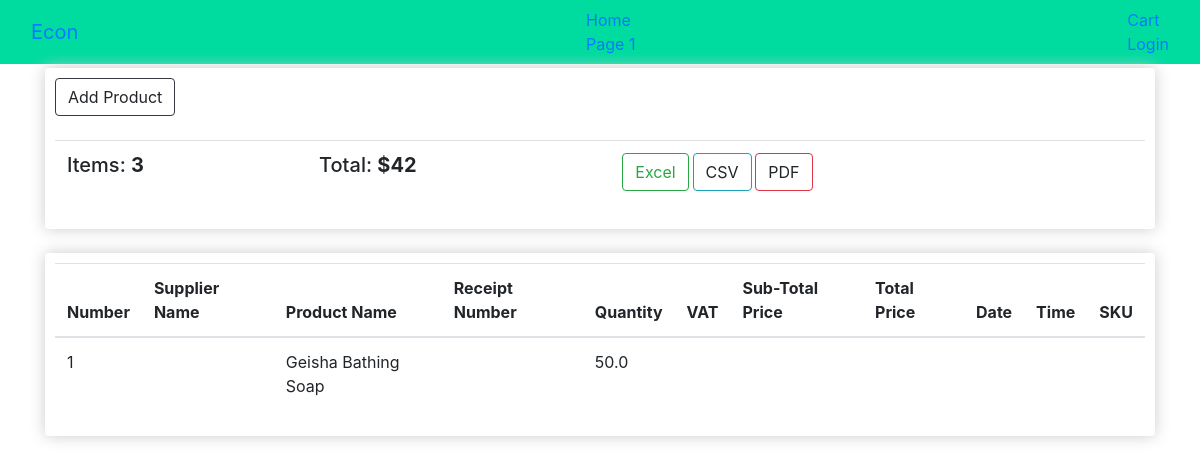
The app's page /supplier/, older data.
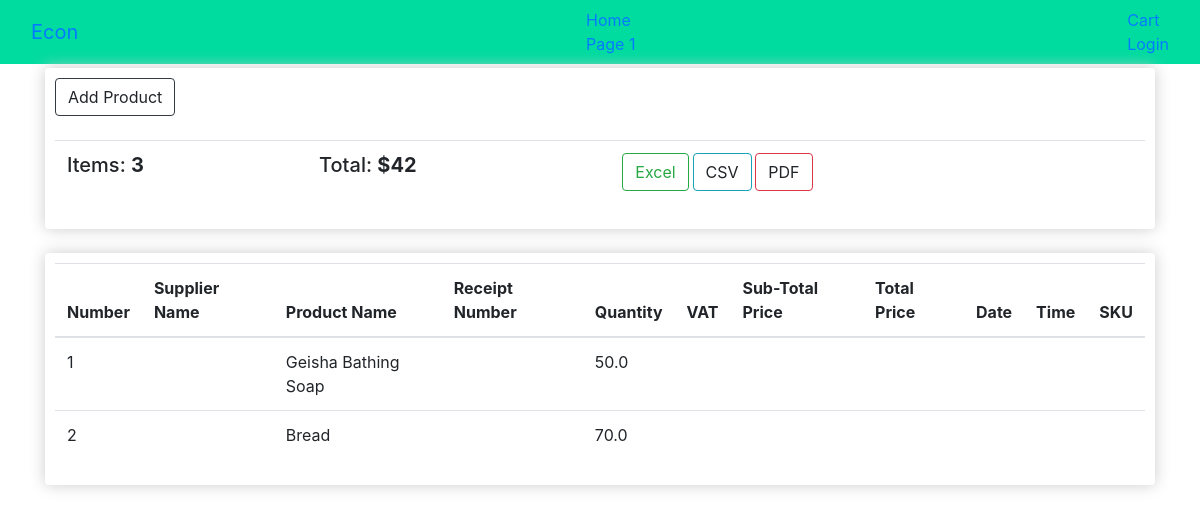
The same page, newer data.
### products/models.py (models this page shows, shortened)
class Product(models.Model):
    name = models.CharField(max_length=100)
    date_added = models.DateField(auto_now_add = True)
    price = models.FloatField(max_length=100)
    added_by = models.ForeignKey(User, on_delete=models.CASCADE)
    in_store = models.BooleanField(default="True")

### suppliers/views.py (the view)
# urls.py: path('', views.product_view)
def product_view(request):
    supplier_products = Product.objects.all()
    return render(request, 'suppliers/index.html', {'products': supplier_products})

### templates/suppliers/index.html (shortened to what this page needs)
{% extends 'base_layout.html' %} {% block content %}
<div class="row mt-1">
    <div class="col-md-12">
        <div class="box-element">
            <a class="btn btn-outline-dark" data-toggle="modal" data-target="#myModal"> Add Product</a>
            <br>
            <br>
            <table class="table">
                <tr>
                    <th>
                        <h5>Items: <strong>3</strong></h5>
                    </th>
                    <th>
                        <h5>Total: <strong>$42</strong></h5>
                    </th>
                    <th>
                        <a class="btn btn-outline-success excel" href="{% url 'cart:checkout'%}">Excel</a>
                        <a class="btn btn-outline-info csv">CSV</a>
                        <a class="btn btn-outline-danger pdf">PDF</a>
                    </th>
                </tr>
            </table>
        </div>
        <br>
    </div>
    <div class="col-md-12 ">
        <div class="box-element">
            <table class="table">
                <thead>
                    <tr>
                        <th>Number</th>
                        <th>Supplier Name</th>
                        <th>Product Name</th>
                        <th>Receipt Number</th>
                        <th>Quantity</th>
                        <th>VAT</th>
                        <th>Sub-Total Price</th>
                        <th>Total Price</th>
                        <th>Date</th>
                        <th>Time</th>
                        <th>SKU</th>
                    </tr>
                </thead>
        </div>
        <tbody id="table_result">
            {% for product in products%}
            <tr>
                <td>{{product.id}}</td>
                <td>{{supplier.name}}</td>
                <td>{{product.name}}</td>
                <td>{{product.quantity}}</td>
                <td>{{product.price}}</td>
                <td></td>
                <td></td>
                <td></td>
                <td></td>
                <td></td>
                <td></td>
            </tr>
            {% endfor %}
        </tbody>
    </div>
</div>
</div>
{% endblock content %}

Row changes from the older to the newer data that the page shows:
added Product: id "2", name "Bread", price "70.0"
